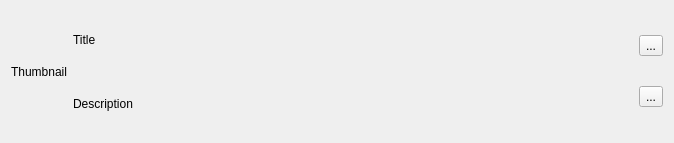
<?xml version="1.0" encoding="UTF-8"?>
<ui version="4.0">
 <class>FeedItem</class>
 <widget class="QWidget" name="FeedItem">
  <property name="geometry">
   <rect>
    <x>0</x>
    <y>0</y>
    <width>674</width>
    <height>143</height>
   </rect>
  </property>
  <property name="windowTitle">
   <string>Form</string>
  </property>
  <layout class="QHBoxLayout" name="horizontalLayout_2">
   <item>
    <widget class="QLabel" name="thumbnail">
     <property name="text">
      <string>Thumbnail</string>
     </property>
    </widget>
   </item>
   <item>
    <layout class="QVBoxLayout" name="verticalLayout">
     <property name="sizeConstraint">
      <enum>QLayout::SetMinimumSize</enum>
     </property>
     <item>
      <widget class="QLabel" name="label">
       <property name="text">
        <string>Title</string>
       </property>
      </widget>
     </item>
     <item>
      <widget class="QLabel" name="label_2">
       <property name="text">
        <string>Description</string>
       </property>
      </widget>
     </item>
    </layout>
   </item>
   <item>
    <spacer name="horizontalSpacer">
     <property name="orientation">
      <enum>Qt::Horizontal</enum>
     </property>
     <property name="sizeType">
      <enum>QSizePolicy::Expanding</enum>
     </property>
     <property name="sizeHint" stdset="0">
      <size>
       <width>40</width>
       <height>20</height>
      </size>
     </property>
    </spacer>
   </item>
   <item>
    <layout class="QVBoxLayout" name="verticalLayout_2">
     <property name="sizeConstraint">
      <enum>QLayout::SetMinimumSize</enum>
     </property>
     <item>
      <widget class="QToolButton" name="toolButton">
       <property name="text">
        <string>...</string>
       </property>
       <property name="icon">
        <iconset resource="icons.qrc">
         <normaloff>:/icons/icons/play.png</normaloff>:/icons/icons/play.png</iconset>
       </property>
       <property name="iconSize">
        <size>
         <width>32</width>
         <height>32</height>
        </size>
       </property>
      </widget>
     </item>
     <item>
      <widget class="QToolButton" name="toolButton_2">
       <property name="text">
        <string>...</string>
       </property>
       <property name="icon">
        <iconset resource="icons.qrc">
         <normaloff>:/icons/icons/download.png</normaloff>:/icons/icons/download.png</iconset>
       </property>
       <property name="iconSize">
        <size>
         <width>32</width>
         <height>32</height>
        </size>
       </property>
      </widget>
     </item>
    </layout>
   </item>
  </layout>
 </widget>
 <resources>
  <include location="icons.qrc"/>
 </resources>
 <connections/>
</ui>
